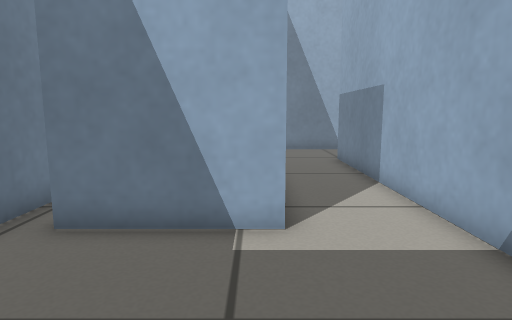
View 1 (above)

17 first-person views from a walk through a world built for the Gazebo simulator. The camera is 0.5 m above the floor, tilts 8° down and sees 75° across. The floor is counted in squares, 0.25 m on a side. Each view is taken from the middle of a square. On the plan, view 1 faces up. The plan holds only what a view shows up to about 18 squares ahead; the rest is blank.

View 2
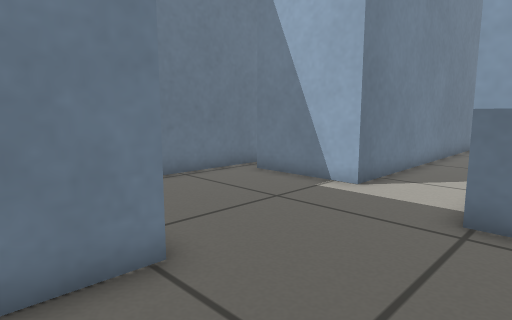

View 3
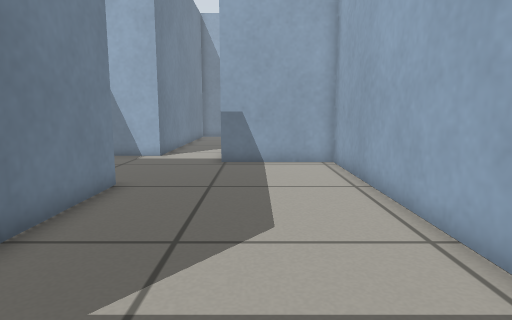

View 4
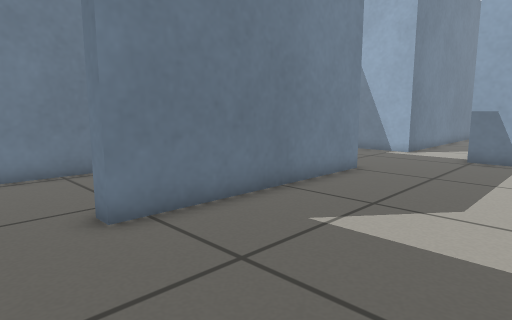

View 5
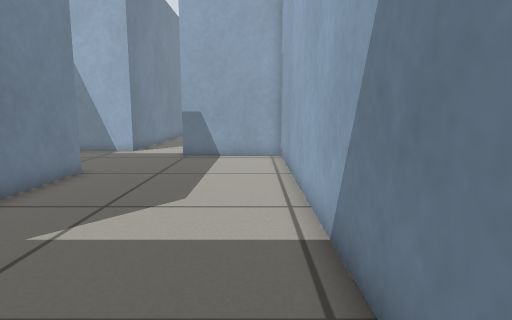

View 6
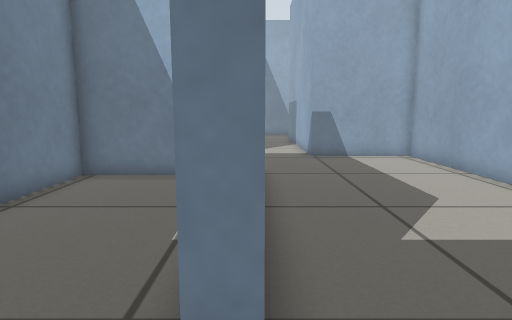

View 7
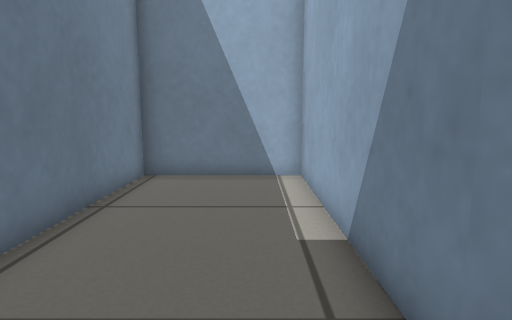

View 8
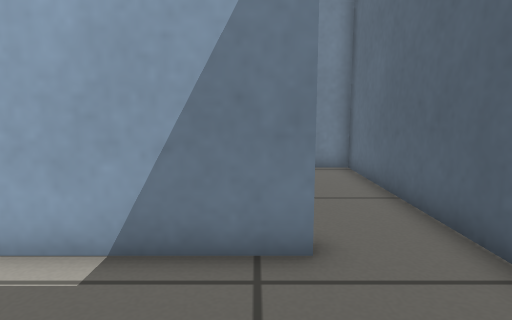

View 9
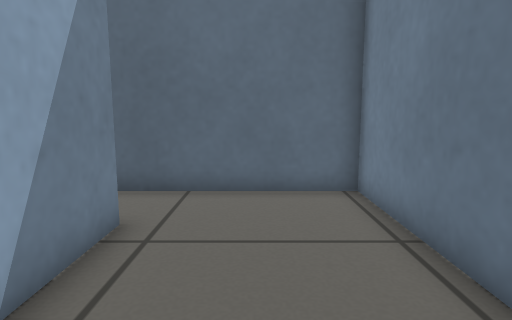

View 10
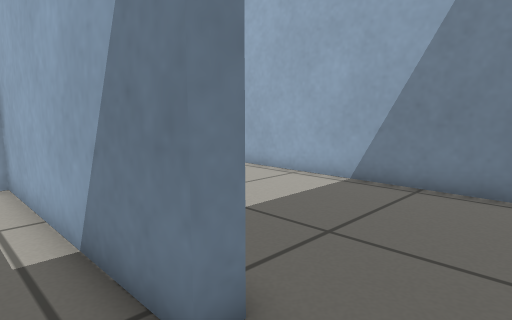

View 11
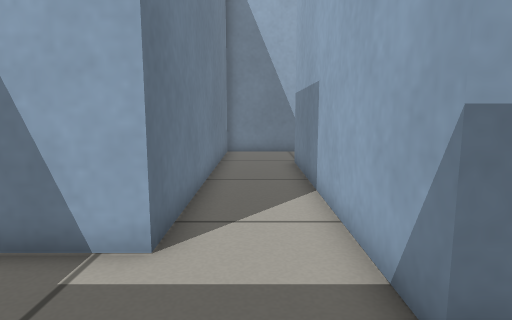

View 12
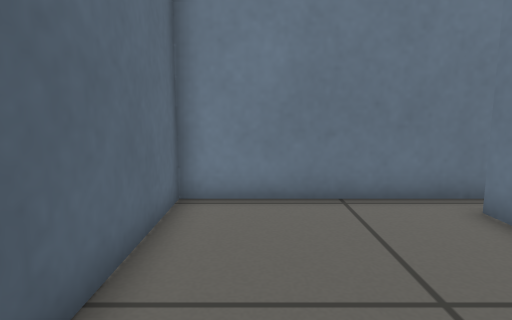

View 13
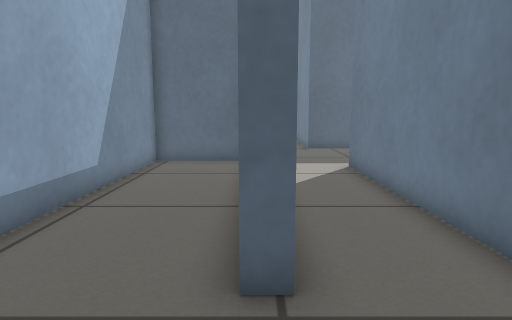

View 14
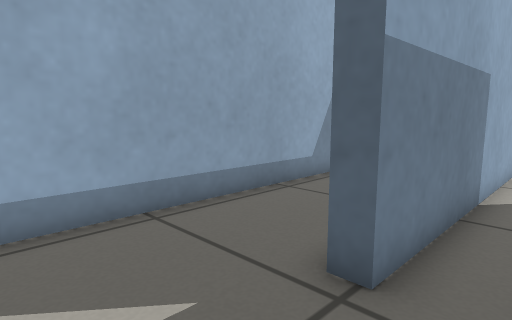

View 15
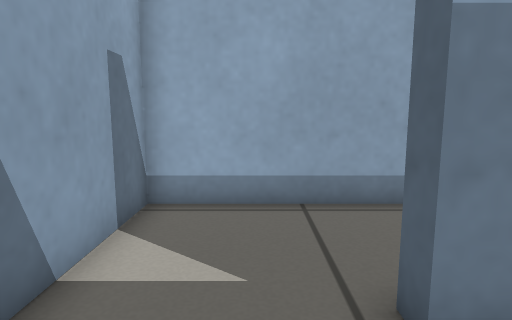

View 16
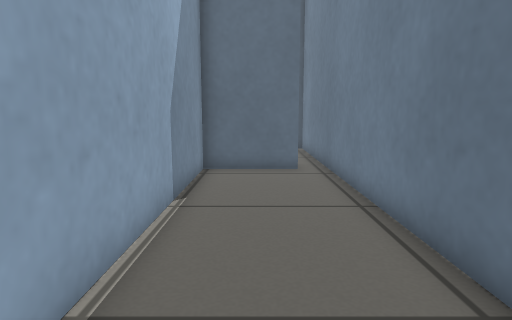

View 17
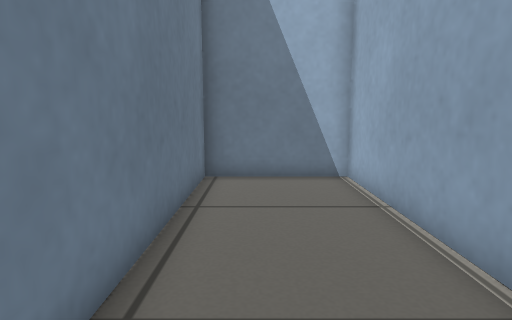

### Floor plan
Points are (right, up) in squares from view 1. A wall is a line through its corners. A room is listed if a view was taken in it or the views show most of it. See-through windows are left out.
Room 1 (views 1, 2, 3, 4, 5, 6, 11, 12, 14, 15)
walls: (-4.6, 6.4) (-4.6, -0.8) (1.1, -0.8) (1.1, -9.8) (0.5, -9.8); (0.6, -12.4) (8.2, -12.4) (8.2, 3.6) (3.6, 3.6) (3.6, 14.6); (3.5, 18.4) (0.5, 18.4) (0.5, 5.6) (-3.5, 5.6)
ways out: opening at (1, -11) to room 2; opening at (4, 16.5) to room 3; opening at (-4, 6) to room 4
Room 2 (views 7, 8, 9, 10)
walls: (0.5, -9.8) (0.5, -1.4) (-4.6, -1.4) (-4.6, -12.4) (0.6, -12.4)
ways out: opening at (1, -11) to room 1
Room 3 (view 13)
walls: (3.6, 14.6) (4.2, 14.6); (4.6, 4.2) (8.2, 4.2) (8.2, 18.4) (3.5, 18.4)
ways out: opening at (4, 16.5) to room 1
Room 4 (views 16, 17)
walls: (-3.6, 6.2) (-0.1, 6.2) (-0.1, 18.4) (-4.6, 18.4) (-4.6, 6.4)
ways out: opening at (-4, 6) to room 1

Positions as (right, up) in squares from view 1, and headings:
1: (0, 0), facing up
2: (5, -3), facing up-left
3: (5, -10), facing up
4: (7, -12), facing up-left
5: (7, -12), facing up
6: (1, -12), facing up
7: (-1, -12), facing up
8: (-4, -9), facing right
9: (-2, -4), facing down
10: (-1, -12), facing up-right
11: (2, 1), facing up
12: (3, 1), facing left
13: (4, 18), facing down
14: (2, 18), facing down-right
15: (1, 16), facing right
16: (-2, 18), facing down
17: (-3, 8), facing up
